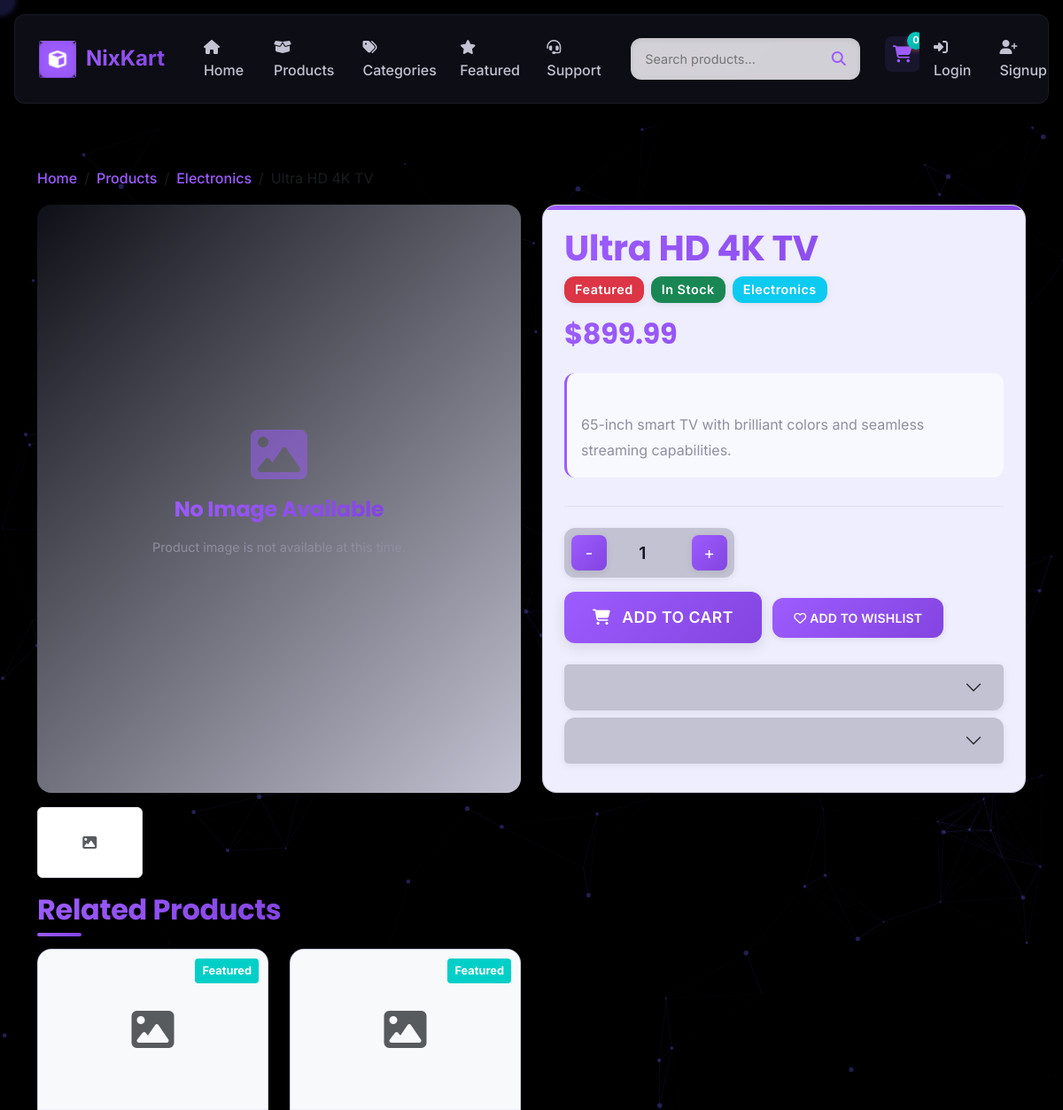
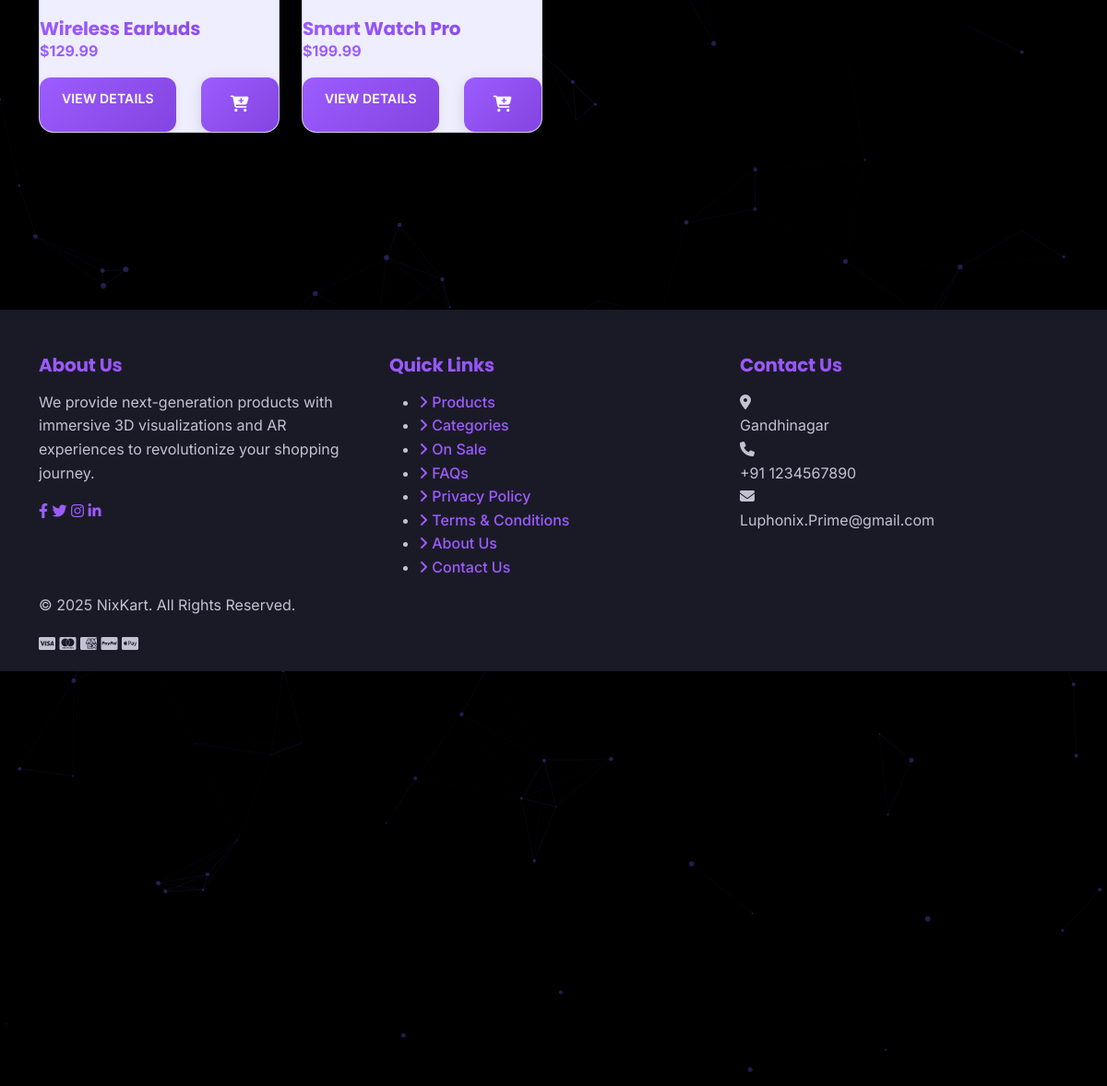
The app's page /product/ultra-hd-4k-tv/ with its own data (2 pictures, top to bottom).
### store/models.py (models this page shows, shortened)
class Product(models.Model):
    category = models.ForeignKey(Category, related_name='products', on_delete=models.CASCADE)
    name = models.CharField(max_length=200)
    slug = models.SlugField(unique=True, blank=True)
    description = models.TextField()
    price = models.DecimalField(max_digits=10, decimal_places=2)
    stock = models.PositiveIntegerField(default=0)
    image = models.ImageField(upload_to='products/', blank=True, null=True)
    model_3d = models.FileField(upload_to='products/3d_models/', blank=True, null=True)
    is_featured = models.BooleanField(default=False)
    created_at = models.DateTimeField(auto_now_add=True)
    updated_at = models.DateTimeField(auto_now=True)
    class Meta:
        ordering = ['-created_at']
    def is_in_stock(self):
        return self.stock > 0

class Category(models.Model):
    name = models.CharField(max_length=100)
    slug = models.SlugField(unique=True, blank=True)
    description = models.TextField(blank=True)
    image = models.ImageField(upload_to='categories/', blank=True, null=True)
    created_at = models.DateTimeField(auto_now_add=True)
    updated_at = models.DateTimeField(auto_now=True)
    class Meta:
        verbose_name_plural = 'Categories'
        ordering = ['name']

### store/views.py (the view)
# urls.py: path('product/<slug:product_slug>/', views.product_detail, name='product_detail'),
def product_detail(request, product_slug):
    product = get_object_or_404(Product, slug=product_slug)
    related_products = Product.objects.filter(category=product.category).exclude(id=product.id)[:4]
    is_in_wishlist = False
    if request.user.is_authenticated:
        is_in_wishlist = Wishlist.objects.filter(user=request.user, product=product).exists()
    context = {
        'product': product,
        'related_products': related_products,
        'is_in_wishlist': is_in_wishlist
    }
    return render(request, 'store/product_detail.html', context)

### store/context_processors.py (called while the page is built)
def cart_count(request):
    count = 0
    if request.user.is_authenticated:
        try:
            cart = Cart.objects.get(user=request.user)
            count = cart.items.count()
        except Cart.DoesNotExist:
            pass
    else:
        session_id = request.session.session_key
        if session_id:
            try:
                cart = Cart.objects.get(session_id=session_id)
                count = cart.items.count()
            except Cart.DoesNotExist:
                pass
    return {'cart_count': count}

### templates/store/product_detail.html (shortened to what this page needs)
{% extends 'base.html' %}
{% block content %}
<div class="container product-page">
    <nav aria-label="breadcrumb">
        <ol class="breadcrumb">
            <li class="breadcrumb-item"><a href="{% url 'index' %}">Home</a></li>
            <li class="breadcrumb-item"><a href="{% url 'product_list' %}">Products</a></li>
            <li class="breadcrumb-item"><a href="{% url 'category_detail' category_slug=product.category.slug %}">{{ product.category.name }}</a></li>
            <li class="breadcrumb-item active" aria-current="page">{{ product.name }}</li>
        </ol>
    </nav>
    <div class="row">
        <div class="col-lg-6">
            {% if product.model_3d %}
            <div id="product-viewer" class="product-3d-viewer" data-model-path="{{ product.model_3d.url }}" data-auto-rotate="true" data-bg-color="0xf5f5f5"></div>
            {% else %}
                {% if product.image %}
                <img src="{{ product.image.url }}" alt="{{ product.name }}" class="product-detail-image img-fluid">
                {% else %}
                <div class="model-placeholder">
                    <i class="fas fa-image placeholder-icon"></i>
                    <h4>No Image Available</h4>
                    <p class="placeholder-subtext">Product image is not available at this time.</p>
                </div>
                {% endif %}
            {% endif %}
            <div class="row mt-3">
                <div class="col-3">
                    {% if product.image %}
                    <img src="{{ product.image.url }}" alt="{{ product.name }}" class="img-thumbnail">
                    {% else %}
                    <div class="img-thumbnail d-flex justify-content-center align-items-center" style="height: 80px;">
                        <i class="fas fa-image text-muted"></i>
                    </div>
                    {% endif %}
                </div>
            </div>
        </div>
        <div class="col-lg-6">
            <div class="product-detail-info p-4">
                <h1 class="mb-2">{{ product.name }}</h1>
                <div class="product-metadata mb-3">
                    {% if product.is_featured %}
                    <span class="badge bg-danger">Featured</span>
                    {% endif %}
                    {% if product.stock > 0 %}
                    <span class="badge bg-success">In Stock</span>
                    {% else %}
                    <span class="badge bg-secondary">Out of Stock</span>
                    {% endif %}
                    <span class="badge bg-info">{{ product.category.name }}</span>
                </div>
                <h2 class="product-price mb-4">${{ product.price }}</h2>
                <div class="product-description">
                    {{ product.description }}
                </div>
                <div class="add-to-cart-section">
                    <div class="quantity-control mb-3">
                        <button class="quantity-btn quantity-decrease">-</button>
                        <input type="number" class="quantity-input" value="1" min="1" max="{{ product.stock }}">
                        <button class="quantity-btn quantity-increase">+</button>
                    </div>
                    <button class="btn btn-primary btn-lg btn-add-to-cart btn-animated" {% if not product.is_in_stock %}disabled{% endif %} data-product-slug="{{ product.slug }}">
                        <i class="fas fa-shopping-cart me-2"></i> Add to Cart
                    </button>
                    <button class="btn btn-outline-secondary btn-lg ms-2 wishlist-btn" data-product-id="{{ product.id }}">
                        <i class="{% if is_in_wishlist %}fas{% else %}far{% endif %} fa-heart"></i> {% if is_in_wishlist %}Remove from Wishlist{% else %}Add to Wishlist{% endif %}
                    </button>
                </div>
                <div class="additional-info mt-4">
                    <div class="accordion" id="productInfoAccordion">
                        <div class="accordion-item">
                            <h2 class="accordion-header" id="headingShipping">
                                <button class="accordion-button collapsed" type="button" data-bs-toggle="collapse" data-bs-target="#collapseShipping" aria-expanded="false" aria-controls="collapseShipping">
                                </button>
                            </h2>
                        </div>
                        <div class="accordion-item">
                            <h2 class="accordion-header" id="headingReturns">
                                <button class="accordion-button collapsed" type="button" data-bs-toggle="collapse" data-bs-target="#collapseReturns" aria-expanded="false" aria-controls="collapseReturns">
                                </button>
                            </h2>
                        </div>
                    </div>
                </div>
            </div>
        </div>
    </div>
    <div class="related-products-section">
        <h2 class="mb-4">Related Products</h2>
        <div class="row">
            {% for related_product in related_products %}
            <div class="col-md-3 mb-4">
                <div class="product-card related-product-card">
                    <div class="product-img-wrapper">
                        {% if related_product.image %}
                        <img src="{{ related_product.image.url }}" alt="{{ related_product.name }}" class="product-image">
                        {% else %}
                        <div class="product-image-placeholder d-flex justify-content-center align-items-center" style="height: 180px; background-color: #f8f9fa;">
                            <i class="fas fa-image fa-3x text-muted"></i>
                        </div>
                        {% endif %}
                        {% if related_product.is_featured %}
                        <div class="featured-badge">Featured</div>
                        {% endif %}
                    </div>
                    <div class="card-body">
                        <h5 class="card-title">{{ related_product.name }}</h5>
                        <p class="product-price">${{ related_product.price }}</p>
                        <div class="product-actions">
                            <a href="{% url 'product_detail' product_slug=related_product.slug %}" class="btn btn-outline-primary btn-sm">View Details</a>
                            <button class="btn btn-primary btn-sm btn-add-to-cart" {% if not related_product.is_in_stock %}disabled{% endif %} data-product-slug="{{ related_product.slug }}">
                                <i class="fas fa-cart-plus"></i>
                            </button>
                        </div>
                    </div>
                </div>
            </div>
            {% empty %}
            <div class="col-12">
                <p>No related products found.</p>
            </div>
            {% endfor %}
        </div>
    </div>
</div>
{% endblock %}

### static/css/animations.css (style rules this page uses)
.product-card { animation: fadeIn 0.5s ease-out; }
.product-card:nth-child(odd) { animation: fadeInLeft 0.5s ease-out; }
.product-card .btn { transition: all 0.3s ease; }
.product-price { transition: color 0.3s ease; }
.btn-animated { position: relative; overflow: hidden; }
.btn-animated::before { content: ''; position: absolute; top: 0; left: -100%; width: 100%; height: 100%; background: linear-gradient( 90deg, rgba(255, 255, 255, 0) 0%, rgba(255, 255, 255, 0.2) 50%, rgba(255, 255, 255, 0) 100% ); transition: all 0.6s; }

### records on screen
Product: category.name "Electronics", name "Ultra HD 4K TV", price "899.99", description "65-inch smart TV with brilliant colors and seamless streaming capabilities."
Product: is_featured "Featured", name "Wireless Earbuds", price "129.99"
Product: is_featured "Featured", name "Smart Watch Pro", price "199.99"

### other values on screen
{{ cart_count }} "0"
